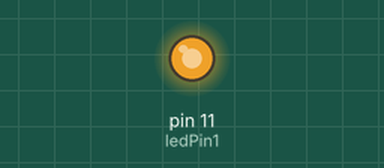
Bench run of a sketch on a simulated Arduino Uno, built with avr-gcc and run on an emulated ATmega328P. Parts: output pins drawn as LEDs (lit = HIGH). Random numbers use the default seed unless the sketch sets one.

Above: at 0.31 s.
At 39.74 s:
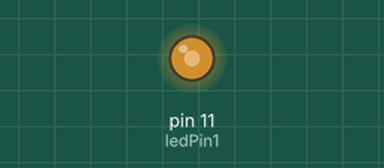
Timing chart, 0 to 40.0 s (numbered marks = the images above):
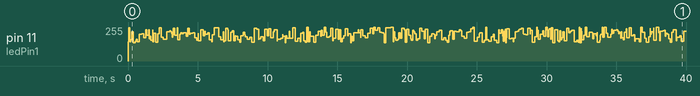

The sketch:

led-random.ino
```cpp
int ledPin1 = 11;

void setup() {
  pinMode(ledPin1, OUTPUT);
}

void loop() {
  analogWrite(ledPin1, random(120)+136);
  delay(random(200));
}
```
